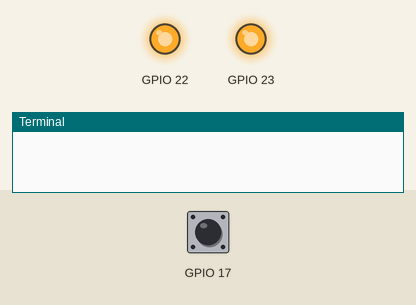
A program run on a simulated Raspberry Pi (BCM pin numbers). On the bench: output pins drawn as LEDs (lit = HIGH), the last lines printed to the terminal. The test bench sets the inputs (shaded band); at power-on: GPIO 17 HIGH. The camera gives no picture and a still takes 0.5 s. At 1.8 s the program stops and its outputs stay as they are.

Above: at 1.2 s.
1.3 s: GPIO 17 pulled LOW for 0.15 s
At 1.7 s:
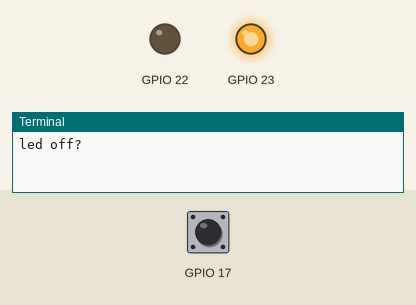
At 3.0 s:
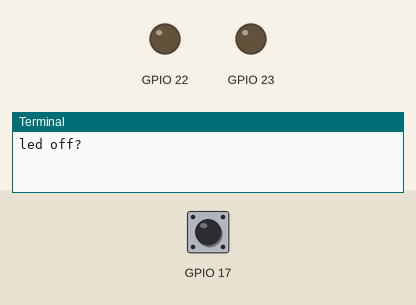
Timing chart, 0 to 3.3 s (numbered marks = the images above; inputs shaded):
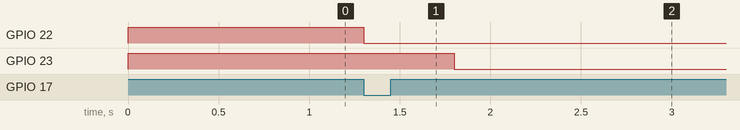

Measured:
- after the input at 1.3 s, GPIO 22: HIGH → LOW at once; GPIO 23: HIGH → LOW after 0.50 s

The program:

camera_original.py
```python
import picamera
import time
import RPi.GPIO as GPIO

GPIO.cleanup()
GPIO.setmode(GPIO.BCM)
GPIO.setup(17, GPIO.IN, GPIO.PUD_UP)
GPIO.setup(22, GPIO.OUT)
GPIO.setup(23, GPIO.OUT)
GPIO.output(22, GPIO.HIGH)
GPIO.output(23, GPIO.HIGH)

with picamera.PiCamera() as camera:
    camera.start_preview()
    GPIO.wait_for_edge(17, GPIO.FALLING)
    GPIO.output(22, GPIO.LOW)
    GPIO.output(23, GPIO.HIGH)
    print('led off?')
    camera.capture('/home/pi/Desktop')
    camera.stop_preview()
    GPIO.cleanup()
```
